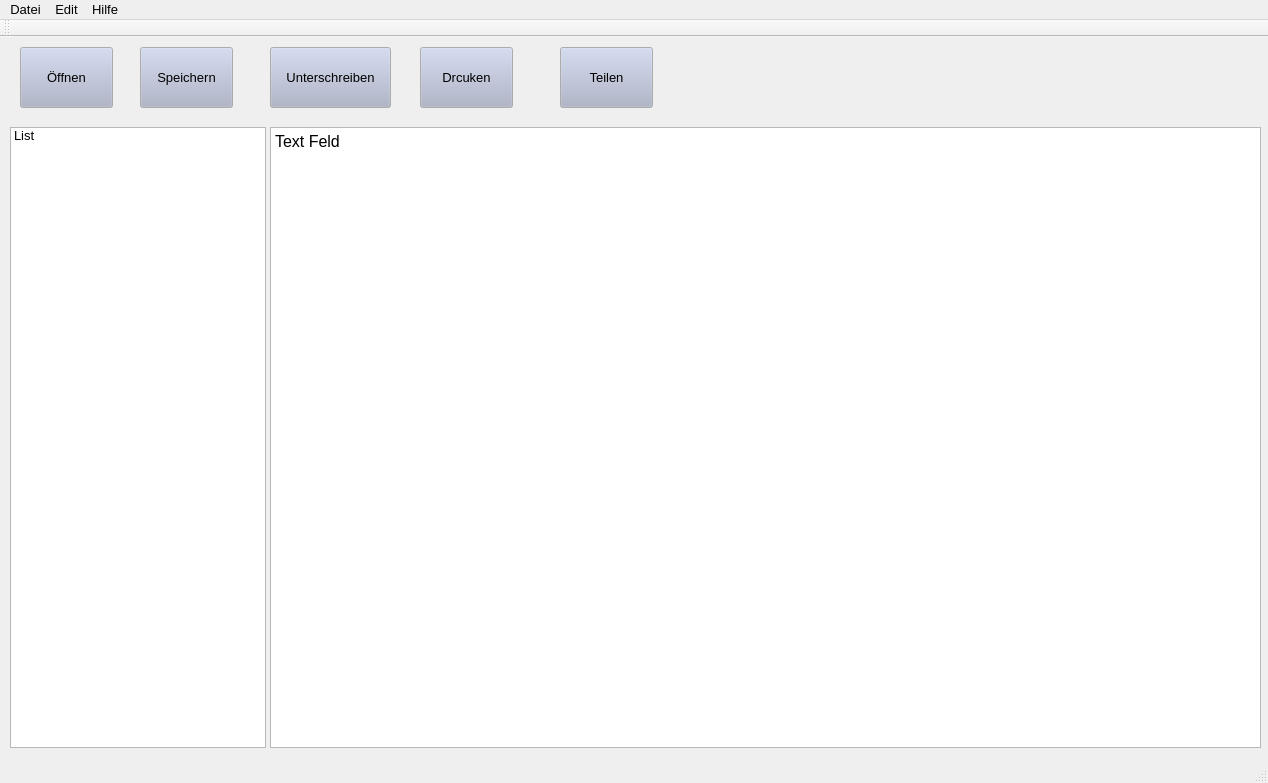
<?xml version="1.0" encoding="UTF-8"?>
<ui version="4.0">
 <class>mainWindow</class>
 <widget class="QMainWindow" name="mainWindow">
  <property name="windowModality">
   <enum>Qt::ApplicationModal</enum>
  </property>
  <property name="enabled">
   <bool>true</bool>
  </property>
  <property name="geometry">
   <rect>
    <x>0</x>
    <y>0</y>
    <width>1268</width>
    <height>783</height>
   </rect>
  </property>
  <property name="sizePolicy">
   <sizepolicy hsizetype="Fixed" vsizetype="Fixed">
    <horstretch>0</horstretch>
    <verstretch>0</verstretch>
   </sizepolicy>
  </property>
  <property name="minimumSize">
   <size>
    <width>30</width>
    <height>30</height>
   </size>
  </property>
  <property name="maximumSize">
   <size>
    <width>1268</width>
    <height>16777215</height>
   </size>
  </property>
  <property name="palette">
   <palette>
    <active>
     <colorrole role="Button">
      <brush brushstyle="SolidPattern">
       <color alpha="255">
        <red>170</red>
        <green>177</green>
        <blue>200</blue>
       </color>
      </brush>
     </colorrole>
    </active>
    <inactive>
     <colorrole role="Button">
      <brush brushstyle="SolidPattern">
       <color alpha="255">
        <red>170</red>
        <green>177</green>
        <blue>200</blue>
       </color>
      </brush>
     </colorrole>
    </inactive>
    <disabled>
     <colorrole role="Button">
      <brush brushstyle="SolidPattern">
       <color alpha="255">
        <red>170</red>
        <green>177</green>
        <blue>200</blue>
       </color>
      </brush>
     </colorrole>
    </disabled>
   </palette>
  </property>
  <property name="font">
   <font>
    <pointsize>10</pointsize>
   </font>
  </property>
  <property name="mouseTracking">
   <bool>false</bool>
  </property>
  <property name="tabletTracking">
   <bool>true</bool>
  </property>
  <property name="focusPolicy">
   <enum>Qt::StrongFocus</enum>
  </property>
  <property name="contextMenuPolicy">
   <enum>Qt::NoContextMenu</enum>
  </property>
  <property name="acceptDrops">
   <bool>true</bool>
  </property>
  <property name="windowTitle">
   <string>Versand Aplikation</string>
  </property>
  <property name="windowIcon">
   <iconset>
    <normaloff>../PDF_Reader_1/foto/pdf.png</normaloff>../PDF_Reader_1/foto/pdf.png</iconset>
  </property>
  <property name="layoutDirection">
   <enum>Qt::LeftToRight</enum>
  </property>
  <property name="autoFillBackground">
   <bool>true</bool>
  </property>
  <property name="toolButtonStyle">
   <enum>Qt::ToolButtonIconOnly</enum>
  </property>
  <property name="animated">
   <bool>true</bool>
  </property>
  <property name="documentMode">
   <bool>false</bool>
  </property>
  <property name="tabShape">
   <enum>QTabWidget::Rounded</enum>
  </property>
  <property name="dockNestingEnabled">
   <bool>false</bool>
  </property>
  <property name="unifiedTitleAndToolBarOnMac">
   <bool>false</bool>
  </property>
  <widget class="QWidget" name="centralwidget">
   <property name="focusPolicy">
    <enum>Qt::StrongFocus</enum>
   </property>
   <property name="contextMenuPolicy">
    <enum>Qt::ActionsContextMenu</enum>
   </property>
   <property name="acceptDrops">
    <bool>true</bool>
   </property>
   <widget class="QTextEdit" name="text">
    <property name="enabled">
     <bool>true</bool>
    </property>
    <property name="geometry">
     <rect>
      <x>270</x>
      <y>90</y>
      <width>991</width>
      <height>621</height>
     </rect>
    </property>
    <property name="minimumSize">
     <size>
      <width>991</width>
      <height>0</height>
     </size>
    </property>
    <property name="maximumSize">
     <size>
      <width>991</width>
      <height>621</height>
     </size>
    </property>
    <property name="palette">
     <palette>
      <active>
       <colorrole role="Button">
        <brush brushstyle="SolidPattern">
         <color alpha="255">
          <red>255</red>
          <green>255</green>
          <blue>255</blue>
         </color>
        </brush>
       </colorrole>
      </active>
      <inactive>
       <colorrole role="Button">
        <brush brushstyle="SolidPattern">
         <color alpha="255">
          <red>255</red>
          <green>255</green>
          <blue>255</blue>
         </color>
        </brush>
       </colorrole>
      </inactive>
      <disabled>
       <colorrole role="Button">
        <brush brushstyle="SolidPattern">
         <color alpha="255">
          <red>255</red>
          <green>255</green>
          <blue>255</blue>
         </color>
        </brush>
       </colorrole>
      </disabled>
     </palette>
    </property>
    <property name="font">
     <font>
      <pointsize>10</pointsize>
      <weight>50</weight>
      <italic>false</italic>
      <bold>false</bold>
     </font>
    </property>
    <property name="mouseTracking">
     <bool>true</bool>
    </property>
    <property name="tabletTracking">
     <bool>true</bool>
    </property>
    <property name="focusPolicy">
     <enum>Qt::StrongFocus</enum>
    </property>
    <property name="contextMenuPolicy">
     <enum>Qt::ActionsContextMenu</enum>
    </property>
    <property name="acceptDrops">
     <bool>true</bool>
    </property>
    <property name="autoFillBackground">
     <bool>true</bool>
    </property>
    <property name="frameShape">
     <enum>QFrame::StyledPanel</enum>
    </property>
    <property name="frameShadow">
     <enum>QFrame::Sunken</enum>
    </property>
    <property name="undoRedoEnabled">
     <bool>true</bool>
    </property>
    <property name="html">
     <string>&lt;!DOCTYPE HTML PUBLIC &quot;-//W3C//DTD HTML 4.0//EN&quot; &quot;http://www.w3.org/TR/REC-html40/strict.dtd&quot;&gt;
&lt;html&gt;&lt;head&gt;&lt;meta name=&quot;qrichtext&quot; content=&quot;1&quot; /&gt;&lt;style type=&quot;text/css&quot;&gt;
p, li { white-space: pre-wrap; }
&lt;/style&gt;&lt;/head&gt;&lt;body style=&quot; font-family:'MS Shell Dlg 2'; font-size:10pt; font-weight:400; font-style:normal;&quot;&gt;
&lt;p align=&quot;justify&quot; style=&quot; margin-top:12px; margin-bottom:12px; margin-left:0px; margin-right:0px; -qt-block-indent:0; text-indent:0px;&quot;&gt;&lt;span style=&quot; font-size:12pt;&quot;&gt;Text Feld&lt;/span&gt;&lt;/p&gt;&lt;/body&gt;&lt;/html&gt;</string>
    </property>
   </widget>
   <widget class="QScrollBar" name="verticalScrollBar_2">
    <property name="geometry">
     <rect>
      <x>1230</x>
      <y>230</y>
      <width>21</width>
      <height>191</height>
     </rect>
    </property>
    <property name="layoutDirection">
     <enum>Qt::LeftToRight</enum>
    </property>
    <property name="orientation">
     <enum>Qt::Vertical</enum>
    </property>
   </widget>
   <widget class="QScrollBar" name="verticalScrollBar">
    <property name="geometry">
     <rect>
      <x>200</x>
      <y>300</y>
      <width>16</width>
      <height>160</height>
     </rect>
    </property>
    <property name="orientation">
     <enum>Qt::Vertical</enum>
    </property>
   </widget>
   <widget class="QPushButton" name="btn1">
    <property name="geometry">
     <rect>
      <x>20</x>
      <y>10</y>
      <width>93</width>
      <height>61</height>
     </rect>
    </property>
    <property name="text">
     <string>Öffnen</string>
    </property>
   </widget>
   <widget class="QPushButton" name="btn2">
    <property name="geometry">
     <rect>
      <x>140</x>
      <y>10</y>
      <width>93</width>
      <height>61</height>
     </rect>
    </property>
    <property name="text">
     <string>Speichern</string>
    </property>
   </widget>
   <widget class="QPushButton" name="btn3">
    <property name="geometry">
     <rect>
      <x>270</x>
      <y>10</y>
      <width>121</width>
      <height>61</height>
     </rect>
    </property>
    <property name="text">
     <string>Unterschreiben</string>
    </property>
   </widget>
   <widget class="QPushButton" name="btn4">
    <property name="geometry">
     <rect>
      <x>420</x>
      <y>10</y>
      <width>93</width>
      <height>61</height>
     </rect>
    </property>
    <property name="text">
     <string>Drcuken</string>
    </property>
   </widget>
   <widget class="QPushButton" name="btn5">
    <property name="geometry">
     <rect>
      <x>560</x>
      <y>10</y>
      <width>93</width>
      <height>61</height>
     </rect>
    </property>
    <property name="text">
     <string>Teilen</string>
    </property>
   </widget>
   <widget class="QListWidget" name="list">
    <property name="geometry">
     <rect>
      <x>10</x>
      <y>90</y>
      <width>256</width>
      <height>621</height>
     </rect>
    </property>
    <property name="minimumSize">
     <size>
      <width>256</width>
      <height>0</height>
     </size>
    </property>
    <property name="maximumSize">
     <size>
      <width>256</width>
      <height>621</height>
     </size>
    </property>
    <property name="frameShadow">
     <enum>QFrame::Sunken</enum>
    </property>
    <item>
     <property name="text">
      <string>List</string>
     </property>
    </item>
   </widget>
   <zorder>verticalScrollBar_2</zorder>
   <zorder>verticalScrollBar</zorder>
   <zorder>pushButton</zorder>
   <zorder>pushButton_2</zorder>
   <zorder>pushButton_3</zorder>
   <zorder>btn1</zorder>
   <zorder>btn2</zorder>
   <zorder>btn3</zorder>
   <zorder>btn4</zorder>
   <zorder>btn5</zorder>
   <zorder>list</zorder>
   <zorder>text</zorder>
  </widget>
  <widget class="QStatusBar" name="statusbar">
   <property name="tabletTracking">
    <bool>true</bool>
   </property>
  </widget>
  <widget class="QMenuBar" name="menuBar">
   <property name="geometry">
    <rect>
     <x>0</x>
     <y>0</y>
     <width>1268</width>
     <height>29</height>
    </rect>
   </property>
   <widget class="QMenu" name="menuDatei">
    <property name="title">
     <string>Datei</string>
    </property>
    <addaction name="action_ffnen"/>
    <addaction name="actionSpeichern_als"/>
    <addaction name="actionBeenden"/>
   </widget>
   <widget class="QMenu" name="menuEdit">
    <property name="title">
     <string>Edit</string>
    </property>
    <addaction name="actionSellect_All"/>
    <addaction name="actionL_schen"/>
    <addaction name="actionCopy"/>
    <addaction name="actionAuschneiden"/>
    <addaction name="actionEinf_gen"/>
   </widget>
   <widget class="QMenu" name="menuHilfe">
    <property name="title">
     <string>Hilfe</string>
    </property>
    <addaction name="actionVersion"/>
   </widget>
   <addaction name="menuDatei"/>
   <addaction name="menuEdit"/>
   <addaction name="menuHilfe"/>
  </widget>
  <widget class="QToolBar" name="toolBar">
   <property name="windowTitle">
    <string>toolBar</string>
   </property>
   <attribute name="toolBarArea">
    <enum>TopToolBarArea</enum>
   </attribute>
   <attribute name="toolBarBreak">
    <bool>false</bool>
   </attribute>
  </widget>
  <action name="action_ffnen">
   <property name="text">
    <string>Öffnen</string>
   </property>
  </action>
  <action name="actionSpeichern_als">
   <property name="text">
    <string>Speichern als</string>
   </property>
  </action>
  <action name="actionBeenden">
   <property name="text">
    <string>Beenden</string>
   </property>
  </action>
  <action name="actionSellect_All">
   <property name="text">
    <string>Sellect All</string>
   </property>
  </action>
  <action name="actionCopy">
   <property name="text">
    <string>Kopie</string>
   </property>
  </action>
  <action name="actionAuschneiden">
   <property name="text">
    <string>Auschneiden</string>
   </property>
  </action>
  <action name="actionEinf_gen">
   <property name="text">
    <string>Einfügen</string>
   </property>
  </action>
  <action name="actionL_schen">
   <property name="text">
    <string>Löschen</string>
   </property>
  </action>
  <action name="actionVersion">
   <property name="text">
    <string>Version</string>
   </property>
  </action>
 </widget>
 <tabstops>
  <tabstop>btn1</tabstop>
  <tabstop>btn2</tabstop>
  <tabstop>btn3</tabstop>
  <tabstop>btn4</tabstop>
  <tabstop>btn5</tabstop>
  <tabstop>list</tabstop>
  <tabstop>text</tabstop>
 </tabstops>
 <resources/>
 <connections/>
</ui>
